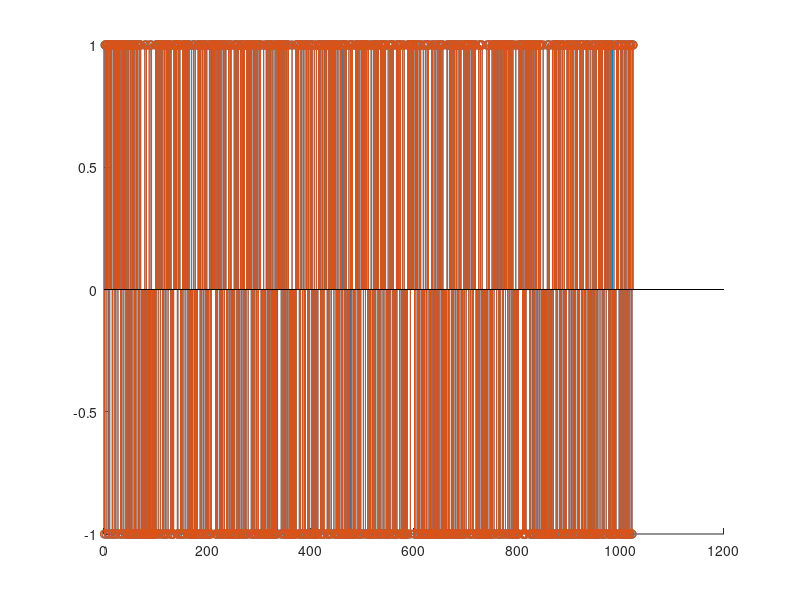
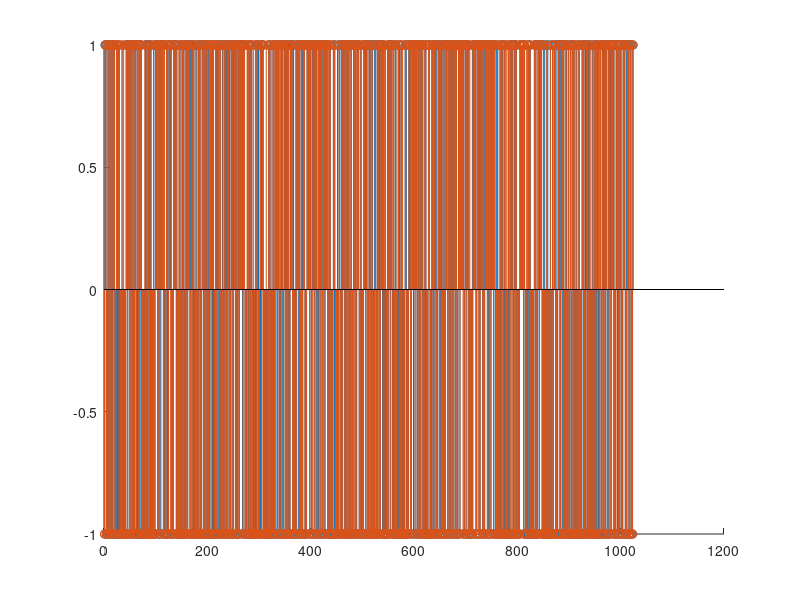

Write MATLAB code to recreate these figures, in order.
clear all
load('2User2AntennaBS.mat');
%% Make vectors.
x1 = real(x1);
x2 = real(x2);
y1 = -1 * real(y1);
y2 = -1 * real(y2);
%% Account for any delay.
d1 = finddelay(x1, y1);
d2 = finddelay(x2, y2);
y1 = y1(d1:end);
y2 = y2(d2:end);

%% Creating matrices.
x = [x1'; x2'];
y = [y1'; y2'];
%% Estimate the channel response.
% Note: We are assuming noise is negligible.

% transmitter 1 transmits

% Note: last bit was infinity which is why I had to subtract 1 : unsure why

starting1 = 5001;
x1_1 = x1(starting1 : pulseWidth * 128 + starting1 - 1);
y1_1 = y1(starting1 : pulseWidth * 128 + starting1 - 1);
y2_1 = y2(starting1 : pulseWidth * 128 + starting1 - 1);

% transmitter 2 transmits
starting2 = starting1 + (pulseWidth * 128) + 5000;
x2_2 = x2(starting2 : pulseWidth * 128 + starting2 - 1);
y1_2 = y1(starting2 : pulseWidth * 128 + starting2 - 1);
y2_2 = y2(starting2 : pulseWidth * 128 + starting2 - 1);

% calculating the channel response
% when y1 is listening to x1 speak
h11 = mean(y1_1 ./ x1_1);
% when y2 is listening to x1 speak
h21 = mean(y2_1 ./ x1_1);

% when y1 is listening to x2 speak
h12 = mean(y1_2 ./ x2_2);
% when y2 is listening to x2 speak
h22 = mean(y2_2 ./ x2_2);

%% Creating the channel response matrix.
H = [h11 h12; h21 h22];

%% Calculate the weight vectors using MMSE.
lambda = var(y1);
w = H' * inv(H * H' + lambda*eye(2,2));
w1 = w(1,:)';
w2 = w(2,:)';

%% Apply the weight vectors.
x1_hat = w1' * y;
x2_hat = w2' * y;

x_hat = [x1_hat; x2_hat];

%% Calculate the error.
% look at the last 1024 data bits to calculate the error
intermediate_data_length = 128 * pulseWidth;
starting3 = 5000 + intermediate_data_length + 5000 + intermediate_data_length + 5000 + 1;
last_message_length = 1024*40;

% crop off the end of the data
x_check = x(:, starting3 : starting3 + last_message_length);
y_check = sign(y(:, starting3 : starting3 + last_message_length));

% sample in the middle of the pulse width
x_check = x_check(:, 20 : pulseWidth : end);
y_check = y_check(:, 20 : pulseWidth : end);

figure
hold on
stem(x_check(1,:));
stem(y_check(1,:));

figure
hold on
stem(x_check(2,:));
stem(y_check(2,:));

equality1 = (y_check(1,:) ~= x_check(1,:));
equality2 = (y_check(2,:) ~= x_check(2,:));
error_rate1 = sum(equality1)/length(x_check) 
error_rate2 = sum(equality2)/length(x_check) 